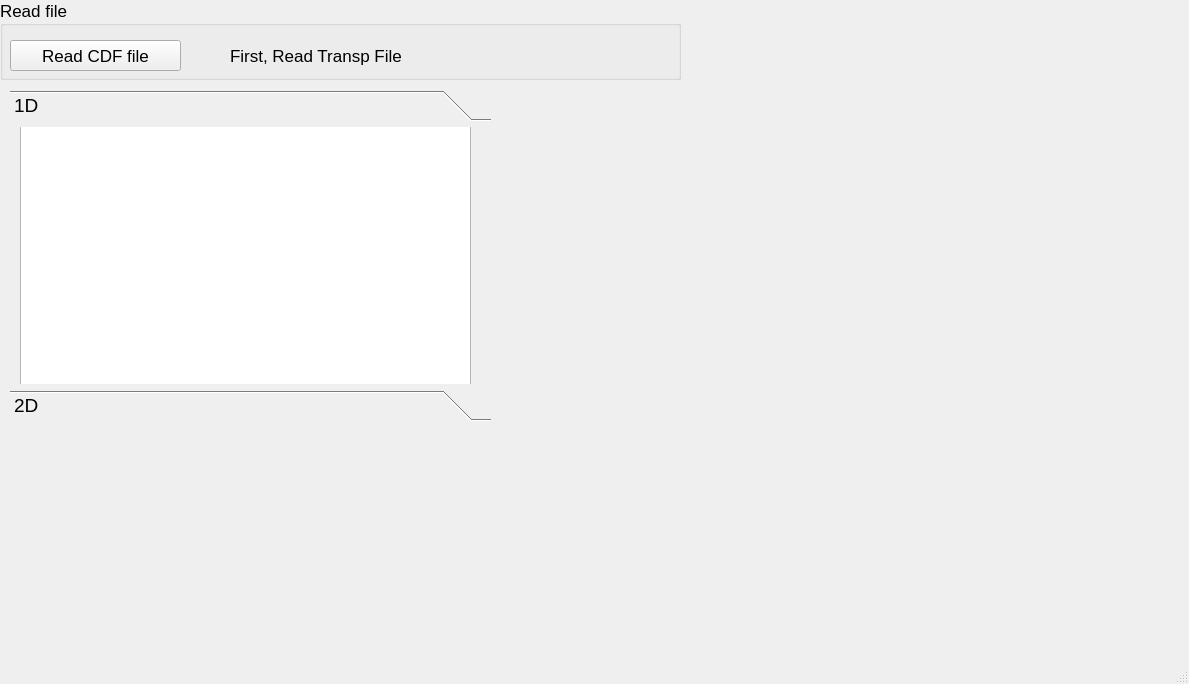
<?xml version="1.0" encoding="UTF-8"?>
<ui version="4.0">
 <class>MainWindow</class>
 <widget class="QMainWindow" name="MainWindow">
  <property name="geometry">
   <rect>
    <x>0</x>
    <y>0</y>
    <width>1189</width>
    <height>684</height>
   </rect>
  </property>
  <property name="windowTitle">
   <string>MainWindow</string>
  </property>
  <widget class="QWidget" name="centralwidget">
   <widget class="QToolBox" name="Variables">
    <property name="geometry">
     <rect>
      <x>10</x>
      <y>90</y>
      <width>481</width>
      <height>331</height>
     </rect>
    </property>
    <property name="font">
     <font>
      <pointsize>14</pointsize>
     </font>
    </property>
    <property name="currentIndex">
     <number>0</number>
    </property>
    <widget class="QWidget" name="pagelist1d">
     <property name="geometry">
      <rect>
       <x>0</x>
       <y>0</y>
       <width>481</width>
       <height>257</height>
      </rect>
     </property>
     <attribute name="label">
      <string>1D</string>
     </attribute>
     <widget class="QListWidget" name="listWidget1d">
      <property name="geometry">
       <rect>
        <x>10</x>
        <y>-10</y>
        <width>451</width>
        <height>271</height>
       </rect>
      </property>
     </widget>
    </widget>
    <widget class="QWidget" name="pagelist2d">
     <property name="geometry">
      <rect>
       <x>0</x>
       <y>0</y>
       <width>481</width>
       <height>257</height>
      </rect>
     </property>
     <attribute name="label">
      <string>2D</string>
     </attribute>
     <widget class="QListWidget" name="listWidget2d">
      <property name="geometry">
       <rect>
        <x>10</x>
        <y>-10</y>
        <width>441</width>
        <height>271</height>
       </rect>
      </property>
     </widget>
    </widget>
   </widget>
   <widget class="QGroupBox" name="groupBox">
    <property name="geometry">
     <rect>
      <x>0</x>
      <y>0</y>
      <width>681</width>
      <height>80</height>
     </rect>
    </property>
    <property name="font">
     <font>
      <pointsize>13</pointsize>
     </font>
    </property>
    <property name="title">
     <string>Read file</string>
    </property>
    <widget class="QPushButton" name="ReadTranspButton">
     <property name="geometry">
      <rect>
       <x>10</x>
       <y>40</y>
       <width>171</width>
       <height>31</height>
      </rect>
     </property>
     <property name="text">
      <string>Read CDF file</string>
     </property>
    </widget>
    <widget class="QLabel" name="FileNameLabel">
     <property name="geometry">
      <rect>
       <x>230</x>
       <y>40</y>
       <width>441</width>
       <height>31</height>
      </rect>
     </property>
     <property name="text">
      <string>First, Read Transp File </string>
     </property>
    </widget>
   </widget>
   <widget class="QWidget" name="PlotTimeTrace" native="true">
    <property name="geometry">
     <rect>
      <x>620</x>
      <y>130</y>
      <width>391</width>
      <height>231</height>
     </rect>
    </property>
   </widget>
  </widget>
  <widget class="QMenuBar" name="menubar">
   <property name="geometry">
    <rect>
     <x>0</x>
     <y>0</y>
     <width>1189</width>
     <height>20</height>
    </rect>
   </property>
  </widget>
  <widget class="QStatusBar" name="statusbar"/>
 </widget>
 <resources/>
 <connections/>
</ui>
